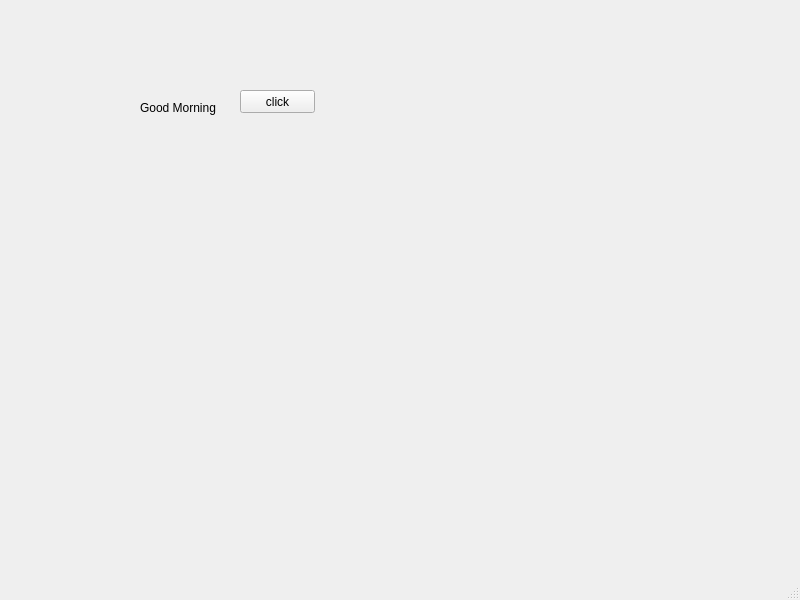
<?xml version="1.0" encoding="UTF-8"?>
<ui version="4.0">
 <class>MainWindow</class>
 <widget class="QMainWindow" name="MainWindow">
  <property name="geometry">
   <rect>
    <x>0</x>
    <y>0</y>
    <width>800</width>
    <height>600</height>
   </rect>
  </property>
  <property name="windowTitle">
   <string>MainWindow</string>
  </property>
  <widget class="QWidget" name="centralwidget">
   <widget class="QPushButton" name="pb">
    <property name="geometry">
     <rect>
      <x>240</x>
      <y>90</y>
      <width>75</width>
      <height>23</height>
     </rect>
    </property>
    <property name="text">
     <string>click</string>
    </property>
   </widget>
   <widget class="QLabel" name="lbl">
    <property name="geometry">
     <rect>
      <x>140</x>
      <y>100</y>
      <width>81</width>
      <height>16</height>
     </rect>
    </property>
    <property name="text">
     <string>Good Morning</string>
    </property>
   </widget>
  </widget>
  <widget class="QMenuBar" name="menubar">
   <property name="geometry">
    <rect>
     <x>0</x>
     <y>0</y>
     <width>800</width>
     <height>21</height>
    </rect>
   </property>
  </widget>
  <widget class="QStatusBar" name="statusbar"/>
 </widget>
 <resources/>
 <connections/>
</ui>
